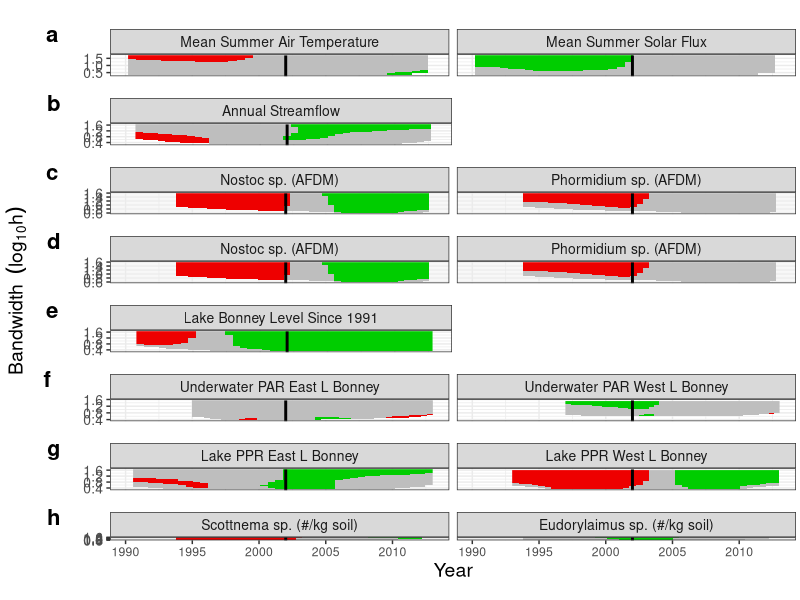

Write R code to recreate this figure.
#####################
# -- load packages
library(ggplot2)
library(scales)
library(grid)
library(stringr)
library(cowplot)

############################################
# -- read data ####
############################################
if(! exists('dat.siz.plot.long')){
  dat.siz.plot.long<-read.csv('dat_2_sizer_data_long.csv')
  
  # -- subset out unecessary flows
  dat.siz.plot.long<-subset(dat.siz.plot.long, 
                            !(var=='disch_log' & !group=='Total_FRX_basin'))
}

data.types<-as.character(unique(dat.siz.plot.long$data_type))
############################################

#######################
# panel A - summer air temp and solar flux - 2 panels ####
i.data.type <- 'air_temp_hoare_met'

# -- subset data
d.plot<-subset(dat.siz.plot.long,
               data_type==i.data.type)

d.plot$panel_label <- gsub('\\n','\n',d.plot$panel_label, fixed = TRUE)

plot_A <- ggplot(d.plot, aes(year, log10_h, fill=slope)) + 
  geom_raster() + 
  scale_fill_gradientn(colours = c('red2','gray','green3')) +
  facet_wrap( ~ panel_label) +
  geom_vline(xintercept = 2002, color = 'black', lty=5, lwd=1) +
  theme_bw() + 
  xlim(c(1990,2013.1)) +
  theme(axis.title.x = element_blank(),
        axis.text.x = element_blank(),
        # axis.text.x = element_text(angle = 90, vjust = .5)) +
        axis.ticks.x = element_blank(),
        axis.title.y = element_blank(),
        axis.text.y = element_text(size = 10),
        plot.margin = unit(c(1,.2,.2,.2), "lines")) +
  # labs(title = capitalize(gsub('_',' ',i.data.type))) +
  theme(strip.text.y = element_text(size = 8),
        strip.text.x = element_text(size = 10)) +
  #     ylab(expression(paste('Bandwidth',~~(log[10]*h)))) +
  # ylab('Bandwidth (log10 h)\n') +
  # xlab('Year') +
  guides(fill = FALSE)

#######################
# panel B - streamflow - 1 panel
i.data.type <- 'frx_basin_dsch'

# -- subset data
d.plot<-subset(dat.siz.plot.long,
               data_type==i.data.type)

d.plot$panel_label <- gsub('\\n','\n',d.plot$panel_label, fixed = TRUE)

plot_B <- ggplot(d.plot, aes(year, log10_h, fill=slope)) + 
  geom_raster() + 
  scale_fill_gradientn(colours = c('red2','gray','green3')) +
  facet_wrap( ~ panel_label) +
  geom_vline(xintercept = 2002, color = 'black', lty=5, lwd=1) +
  theme_bw() + 
  xlim(c(1990,2013.1)) +
  theme(axis.title.x = element_blank(),
        axis.text.x = element_blank(),
        # axis.text.x = element_text(angle = 90, vjust = .5)) +
        axis.ticks.x = element_blank(),
        axis.title.y = element_blank(),
        axis.text.y = element_text(size = 10),
        plot.margin = unit(c(1,.2,.2,.2), "lines")) +
  # labs(title = capitalize(gsub('_',' ',i.data.type))) +
  theme(strip.text.y = element_text(size = 8),
        strip.text.x = element_text(size = 10)) +
  #     ylab(expression(paste('Bandwidth',~~(log[10]*h)))) +
  # ylab('Bandwidth (log10 h)\n') +
  # xlab('Year') +
  guides(fill = FALSE)

#######################
# panel C - cyano mats - 2 panels
i.data.type <- 'stream_mat_biomass'

# -- subset data
d.plot<-subset(dat.siz.plot.long,
               data_type==i.data.type)

d.plot$panel_label <- gsub('\\n','\n',d.plot$panel_label, fixed = TRUE)

plot_C <- ggplot(d.plot, aes(year, log10_h, fill=slope)) + 
  geom_raster() + 
  scale_fill_gradientn(colours = c('red2','gray','green3')) +
  facet_wrap( ~ panel_label) +
  geom_vline(xintercept = 2002, color = 'black', lty=5, lwd=1) +
  theme_bw() + 
  xlim(c(1990,2013.1)) +
  theme(axis.title.x = element_blank(),
        axis.text.x = element_blank(),
        # axis.text.x = element_text(angle = 90, vjust = .5)) +
        axis.ticks.x = element_blank(),
        axis.title.y = element_blank(),
        axis.text.y = element_text(size = 10),
        plot.margin = unit(c(1,.2,.2,.2), "lines")) +
  # labs(title = capitalize(gsub('_',' ',i.data.type))) +
  theme(strip.text.y = element_text(size = 8),
        strip.text.x = element_text(size = 10)) +
  #     ylab(expression(paste('Bandwidth',~~(log[10]*h)))) +
  # ylab('Bandwidth (log10 h)\n') +
  # xlab('Year') +
  guides(fill = FALSE)

#######################
# panel D - ice thickness - 2 panels
i.data.type <- data.types[7]

# -- subset data
d.plot<-subset(dat.siz.plot.long,
               data_type==i.data.type)

d.plot$panel_label <- gsub('\\n','\n',d.plot$panel_label, fixed = TRUE)

plot_D <- ggplot(d.plot, aes(year, log10_h, fill=slope)) + 
  geom_raster() + 
  scale_fill_gradientn(colours = c('red2','gray','green3')) +
  facet_wrap( ~ panel_label) +
  geom_vline(xintercept = 2002, color = 'black', lty=5, lwd=1) +
  theme_bw() + 
  xlim(c(1990,2013.1)) +
  theme(axis.title.x = element_blank(),
        axis.text.x = element_blank(),
        # axis.text.x = element_text(angle = 90, vjust = .5)) +
        axis.ticks.x = element_blank(),
        axis.title.y = element_blank(),
        axis.text.y = element_text(size = 10),
        plot.margin = unit(c(1,.2,.2,.2), "lines")) +
  # labs(title = capitalize(gsub('_',' ',i.data.type))) +
  theme(strip.text.y = element_text(size = 8),
        strip.text.x = element_text(size = 10)) +
  #     ylab(expression(paste('Bandwidth',~~(log[10]*h)))) +
  # ylab('Bandwidth (log10 h)\n') +
  # xlab('Year') +
  guides(fill = FALSE)

#######################
# panel E - lake level - 1 panel
i.data.type <- 'lake_level_change'

# -- subset data
d.plot<-subset(dat.siz.plot.long,
               data_type==i.data.type)

d.plot$panel_label <- gsub('\\n','\n',d.plot$panel_label, fixed = TRUE)

plot_E <- ggplot(d.plot, aes(year, log10_h, fill=slope)) + 
  geom_raster() + 
  scale_fill_gradientn(colours = c('red2','gray','green3')) +
  facet_wrap( ~ panel_label) +
  geom_vline(xintercept = 2002, color = 'black', lty=5, lwd=1) +
  theme_bw() + 
  xlim(c(1990,2013.1)) +
  theme(axis.title.x = element_blank(),
        axis.text.x = element_blank(),
        # axis.text.x = element_text(angle = 90, vjust = .5)) +
        axis.ticks.x = element_blank(),
        axis.title.y = element_blank(),
        axis.text.y = element_text(size = 10),
        plot.margin = unit(c(1,.2,.2,.2), "lines")) +
  # labs(title = capitalize(gsub('_',' ',i.data.type))) +
  theme(strip.text.y = element_text(size = 8),
        strip.text.x = element_text(size = 10)) +
  #     ylab(expression(paste('Bandwidth',~~(log[10]*h)))) +
  # ylab('Bandwidth (log10 h)\n') +
  # xlab('Year') +
  guides(fill = FALSE)

#######################
# panel F - PAR - 2 panels
i.data.type <- 'underwater_par'

# -- subset data
d.plot<-subset(dat.siz.plot.long,
               data_type==i.data.type)

d.plot$panel_label <- gsub('\\n','\n',d.plot$panel_label, fixed = TRUE)

plot_F <- ggplot(d.plot, aes(year, log10_h, fill=slope)) + 
  geom_raster() + 
  scale_fill_gradientn(colours = c('red2','gray','green3')) +
  facet_wrap( ~ panel_label) +
  geom_vline(xintercept = 2002, color = 'black', lty=5, lwd=1) +
  theme_bw() + 
  xlim(c(1990,2013.1)) +
  theme(axis.title.x = element_blank(),
        axis.text.x = element_blank(),
        # axis.text.x = element_text(angle = 90, vjust = .5)) +
        axis.ticks.x = element_blank(),
        axis.title.y = element_blank(),
        axis.text.y = element_text(size = 10),
        plot.margin = unit(c(1,.2,.2,.2), "lines")) +
  # labs(title = capitalize(gsub('_',' ',i.data.type))) +
  theme(strip.text.y = element_text(size = 8),
        strip.text.x = element_text(size = 10)) +
  #     ylab(expression(paste('Bandwidth',~~(log[10]*h)))) +
  # ylab('Bandwidth (log10 h)\n') +
  # xlab('Year') +
  guides(fill = FALSE)

#######################
# panel G - PPR - 2 panels
i.data.type <- 'lake_ppr'

# -- subset data
d.plot<-subset(dat.siz.plot.long,
               data_type==i.data.type)

d.plot$panel_label <- gsub('\\n','\n',d.plot$panel_label, fixed = TRUE)

plot_G <- ggplot(d.plot, aes(year, log10_h, fill=slope)) + 
  geom_raster() + 
  scale_fill_gradientn(colours = c('red2','gray','green3')) +
  facet_wrap( ~ panel_label) +
  geom_vline(xintercept = 2002, color = 'black', lty=5, lwd=1) +
  theme_bw() + 
  xlim(c(1990,2013.1)) +
  theme(axis.title.x = element_blank(),
        axis.text.x = element_blank(),
        # axis.text.x = element_text(angle = 90, vjust = .5)) +
        axis.ticks.x = element_blank(),
        axis.title.y = element_blank(),
        axis.text.y = element_text(size = 10),
        plot.margin = unit(c(1,.2,.2,.2), "lines")) +
  # labs(title = capitalize(gsub('_',' ',i.data.type))) +
  theme(strip.text.y = element_text(size = 8),
        strip.text.x = element_text(size = 10)) +
  #     ylab(expression(paste('Bandwidth',~~(log[10]*h)))) +
  # ylab('Bandwidth (log10 h)\n') +
  # xlab('Year') +
  guides(fill = FALSE)

#######################
# panel H - nematodes - 2 panels
i.data.type <- 'nematodes'

# -- subset data
d.plot<-subset(dat.siz.plot.long,
               data_type==i.data.type)

d.plot$panel_label <- gsub('\\n','\n',d.plot$panel_label, fixed = TRUE)

if(i.data.type == 'nematodes'){
  d.plot$panel_label <- factor(d.plot$panel_label,
                               levels = c('Scottnema sp. (#/kg soil)',
                                          'Eudorylaimus sp. (#/kg soil)'),
                               ordered = TRUE)
}

plot_H <- ggplot(d.plot, aes(year, log10_h, fill=slope)) + 
  geom_raster() + 
  scale_fill_gradientn(colours = c('red2','gray','green3')) +
  facet_wrap( ~ panel_label) +
  geom_vline(xintercept = 2002, color = 'black', lty=5, lwd=1) +
  theme_bw() + 
  xlim(c(1990,2013.1)) +
  theme(
    axis.title.x = element_text(size = 14),
    # axis.text.x = element_blank(),
    # axis.text.x = element_text(angle = 90, vjust = .5),
    # axis.ticks.x = element_blank(),
    axis.title.y = element_blank(),
    axis.text.y = element_text(size = 10),
    plot.margin = unit(c(1,.2,.2,.2), "lines")) +
  # labs(title = capitalize(gsub('_',' ',i.data.type))) +
  theme(strip.text.y = element_text(size = 8),
        strip.text.x = element_text(size = 10)) +
  #     ylab(expression(paste('Bandwidth',~~(log[10]*h)))) +
  # ylab('Bandwidth (log10 h)\n') +
  xlab('Year') +
  guides(fill = FALSE)

##############################################################################
# megaplot 
graphics.off()
windows(6, 11, pointsize = 8, rescale = 'fixed')
left_marg <- .1
bottom_marg <- .025
width_panel_1 <- .47
width_panel_2 <- .9
fig_height <- .125
fig_spacing <- .115
bottom_fig_height <- .155
bottom_fig_spacing <- .145
y_label <- expression(paste('Bandwidth',~~(log[10]*h)))

ggdraw() + 
  draw_plot(plot_H, left_marg, bottom_marg, 
            width_panel_2, bottom_fig_height) +
  draw_plot(plot_G, left_marg, bottom_marg + bottom_fig_spacing, 
            width_panel_2, fig_height) +
  draw_plot(plot_F, left_marg, bottom_marg + bottom_fig_spacing + 1*fig_spacing, 
            width_panel_2, fig_height) +
  draw_plot(plot_E, left_marg, bottom_marg + bottom_fig_spacing + 2*fig_spacing, 
            width_panel_1, fig_height) +
  draw_plot(plot_D, left_marg, bottom_marg + bottom_fig_spacing + 3*fig_spacing, 
            width_panel_2, fig_height) +
  draw_plot(plot_C, left_marg, bottom_marg + bottom_fig_spacing + 4*fig_spacing, 
            width_panel_2, fig_height) +
  draw_plot(plot_B, left_marg, bottom_marg + bottom_fig_spacing + 5*fig_spacing, 
            width_panel_1, fig_height) +
  draw_plot(plot_A, left_marg, bottom_marg + bottom_fig_spacing + 6*fig_spacing, 
            width_panel_2, fig_height) +
  draw_plot_label(letters[1:8], 
                  rep(0.05,8),
                  (fig_spacing * c(8:1)) + .05,
                  size = 16) +
  draw_label(label = y_label,
            x = .02,
            y = .515,
            angle = 90,
            vjust = .5,
            size = 14)

savePlot(filename = 'Fig_sizer_heatmap',type='pdf')
savePlot(filename = 'Fig_sizer_heatmap',type='eps')
